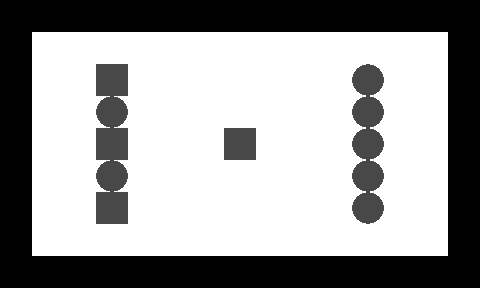

A 2D game scene composited from a Tiled map and its tileset images. What follows is a short description and the map's XML, with every tile layer's data as written:
An orthogonal 15x9 tile map with 32x32 px tiles, 2 tile layers (1, 2).

<map version="1.0" orientation="orthogonal" width="15" height="9" tilewidth="32" tileheight="32">
 <tileset firstgid="1" name="n_tiles1" tilewidth="32" tileheight="32">
  <image source="../../images/map/common/n_tiles1.png" width="128" height="64" />
 </tileset>
 <layer name="1" width="15" height="9">
  <data encoding="csv">
1,1,1,1,1,1,1,1,1,1,1,1,1,1,1,
1,1,1,1,1,1,1,1,1,1,1,1,1,1,1,
1,1,1,1,1,1,1,1,1,1,1,1,1,1,1,
1,1,1,1,1,1,1,1,1,1,1,1,1,1,1,
1,1,1,1,1,1,1,1,1,1,1,1,1,1,1,
1,1,1,1,1,1,1,1,1,1,1,1,1,1,1,
1,1,1,1,1,1,1,1,1,1,1,1,1,1,1,
1,1,1,1,1,1,1,1,1,1,1,1,1,1,1,
1,1,1,1,1,1,1,1,1,1,1,1,1,1,1
</data>
 </layer>
 <layer name="2" width="15" height="9">
  <data encoding="csv">
2,2,2,2,2,2,2,2,2,2,2,2,2,2,2,
2,0,0,0,0,0,0,0,0,0,0,0,0,0,2,
2,0,0,4,0,0,0,0,0,0,0,3,0,0,2,
2,0,0,3,0,0,0,0,0,0,0,3,0,0,2,
2,0,0,4,0,0,0,4,0,0,0,3,0,0,2,
2,0,0,3,0,0,0,0,0,0,0,3,0,0,2,
2,0,0,4,0,0,0,0,0,0,0,3,0,0,2,
2,0,0,0,0,0,0,0,0,0,0,0,0,0,2,
2,2,2,2,2,2,2,2,2,2,2,2,2,2,2
</data>
 </layer>
</map>
